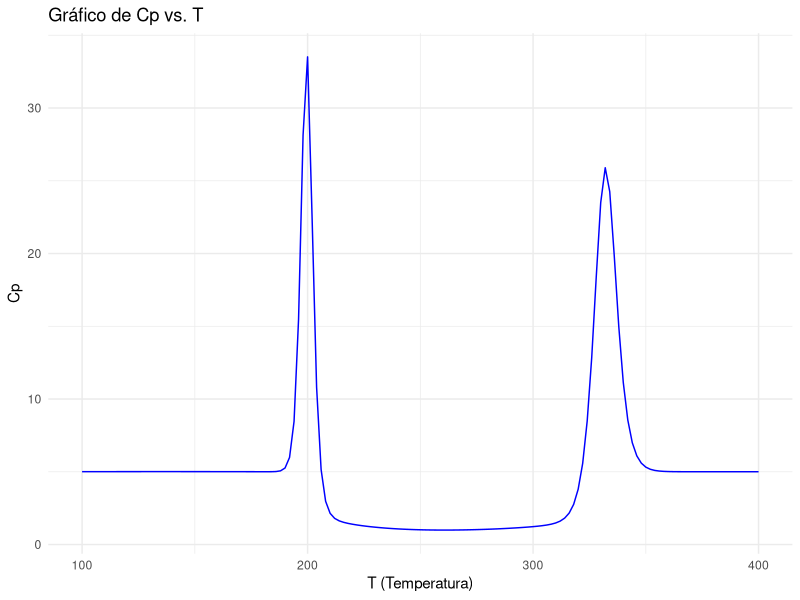

Recreate this plot in R.
# Lee el archivo "profthermo.dat"
data <- read.table("profthermo_full.dat", header = FALSE)

# Define las constantes conocidas
a <- 0#1.575E-003  
b <- 0#5.541E-003  
M <- 14.400  

# Extrae las columnas necesarias
T <- data$V2  # Columna 2 es T
Cp_prime <- data$V8  # Columna 8 es Cp'

# Calcula Cp utilizando la fórmula proporcionada
Cp <- Cp_prime - (a + b * T) * M +5

# Reemplaza la columna Cp' con los nuevos valores de Cp
data$V8 <- Cp

# Guarda el nuevo archivo "profthermo_fixed.dat"
write.table(data, "profthermo_fixed.dat", row.names = FALSE, col.names = FALSE, sep = "\t")

# Haz un gráfico de Cp v. T
library(ggplot2)
ggplot(data, aes(x = T, y = Cp)) +
  geom_line(color = "blue") +
  labs(title = "Gráfico de Cp vs. T", x = "T (Temperatura)", y = "Cp") +
  theme_minimal()
